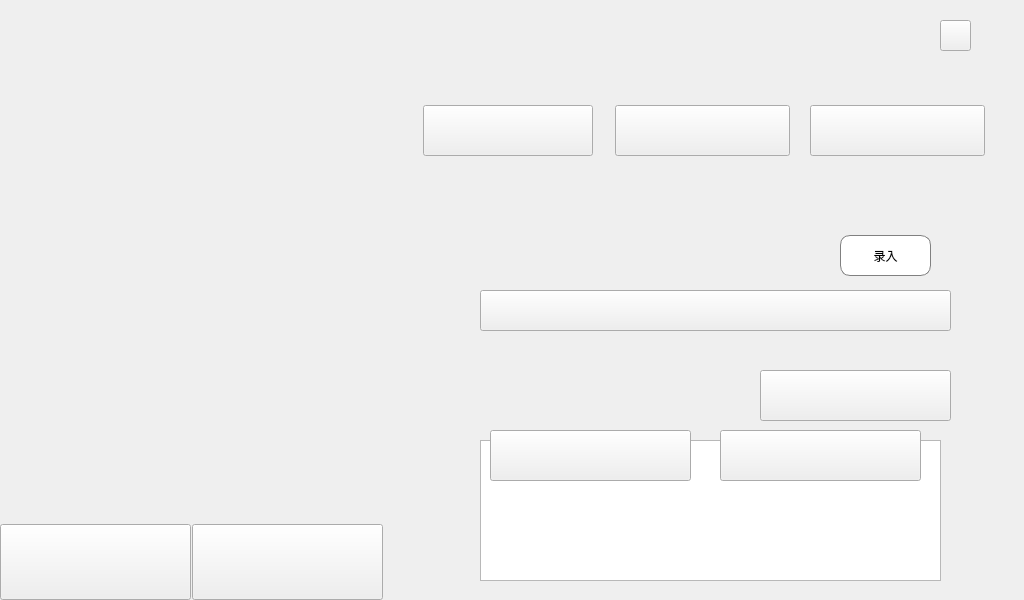
<?xml version="1.0" encoding="UTF-8"?>
<ui version="4.0">
 <class>MainWindow</class>
 <widget class="QMainWindow" name="MainWindow">
  <property name="geometry">
   <rect>
    <x>0</x>
    <y>0</y>
    <width>1024</width>
    <height>600</height>
   </rect>
  </property>
  <property name="windowTitle">
   <string>MainWindow</string>
  </property>
  <widget class="QWidget" name="centralwidget">
   <widget class="QPushButton" name="openBt">
    <property name="geometry">
     <rect>
      <x>0</x>
      <y>524</y>
      <width>191</width>
      <height>76</height>
     </rect>
    </property>
    <property name="styleSheet">
     <string notr="true"/>
    </property>
    <property name="text">
     <string/>
    </property>
   </widget>
   <widget class="QLabel" name="label">
    <property name="geometry">
     <rect>
      <x>0</x>
      <y>140</y>
      <width>383</width>
      <height>384</height>
     </rect>
    </property>
    <property name="styleSheet">
     <string notr="true">background-image: url(:/icon/images/猫眼04_02.jpg);</string>
    </property>
    <property name="text">
     <string/>
    </property>
   </widget>
   <widget class="QPushButton" name="closeBt">
    <property name="geometry">
     <rect>
      <x>192</x>
      <y>524</y>
      <width>191</width>
      <height>76</height>
     </rect>
    </property>
    <property name="styleSheet">
     <string notr="true"/>
    </property>
    <property name="text">
     <string/>
    </property>
   </widget>
   <widget class="QPushButton" name="saveBt">
    <property name="geometry">
     <rect>
      <x>490</x>
      <y>430</y>
      <width>201</width>
      <height>51</height>
     </rect>
    </property>
    <property name="styleSheet">
     <string notr="true"/>
    </property>
    <property name="text">
     <string/>
    </property>
   </widget>
   <widget class="QPushButton" name="recognitionBt">
    <property name="geometry">
     <rect>
      <x>760</x>
      <y>370</y>
      <width>191</width>
      <height>51</height>
     </rect>
    </property>
    <property name="styleSheet">
     <string notr="true"/>
    </property>
    <property name="text">
     <string/>
    </property>
   </widget>
   <widget class="QTextEdit" name="textEdit">
    <property name="geometry">
     <rect>
      <x>480</x>
      <y>440</y>
      <width>461</width>
      <height>141</height>
     </rect>
    </property>
   </widget>
   <widget class="QPushButton" name="pushButton_ewm">
    <property name="geometry">
     <rect>
      <x>423</x>
      <y>105</y>
      <width>170</width>
      <height>51</height>
     </rect>
    </property>
    <property name="styleSheet">
     <string notr="true"/>
    </property>
    <property name="text">
     <string/>
    </property>
   </widget>
   <widget class="QPushButton" name="saveInfoBt">
    <property name="geometry">
     <rect>
      <x>840</x>
      <y>235</y>
      <width>91</width>
      <height>41</height>
     </rect>
    </property>
    <property name="styleSheet">
     <string notr="true">QPushButton#saveInfoBt
{
    color: rgb(0, 0, 0);
	border-color:rgb(241, 236, 237);
    background:rgb(255, 255, 255);
    border:1px solid grey;
    border-radius: 10px;
}
QPushButton#saveInfoBt:hover
{
    border-color:rgb(0, 0, 0);
    background:rgb(220, 220, 220);
}
QPushButton#saveInfoBt:pressed
{
    border-color:rgb(0, 0, 0);
    background:rgb(190, 190, 190);
}
QPushButton#saveInfoBt:disabled
{
    border-color:rgb(167, 164, 170);
    background:rgb(167, 164, 170);
    color: rgb(255,255,255);
}</string>
    </property>
    <property name="text">
     <string>录入</string>
    </property>
   </widget>
   <widget class="QPushButton" name="loginBt">
    <property name="geometry">
     <rect>
      <x>480</x>
      <y>290</y>
      <width>471</width>
      <height>41</height>
     </rect>
    </property>
    <property name="styleSheet">
     <string notr="true"/>
    </property>
    <property name="text">
     <string/>
    </property>
   </widget>
   <widget class="QPushButton" name="exitBt">
    <property name="geometry">
     <rect>
      <x>720</x>
      <y>430</y>
      <width>201</width>
      <height>51</height>
     </rect>
    </property>
    <property name="styleSheet">
     <string notr="true"/>
    </property>
    <property name="text">
     <string/>
    </property>
   </widget>
   <widget class="QPushButton" name="pushButton_autoCheck">
    <property name="geometry">
     <rect>
      <x>810</x>
      <y>105</y>
      <width>175</width>
      <height>51</height>
     </rect>
    </property>
    <property name="styleSheet">
     <string notr="true"/>
    </property>
    <property name="text">
     <string/>
    </property>
   </widget>
   <widget class="QPushButton" name="pushButton_facesave">
    <property name="geometry">
     <rect>
      <x>615</x>
      <y>105</y>
      <width>175</width>
      <height>51</height>
     </rect>
    </property>
    <property name="styleSheet">
     <string notr="true"/>
    </property>
    <property name="text">
     <string/>
    </property>
   </widget>
   <widget class="QLabel" name="label_3">
    <property name="geometry">
     <rect>
      <x>0</x>
      <y>524</y>
      <width>383</width>
      <height>76</height>
     </rect>
    </property>
    <property name="styleSheet">
     <string notr="true">background-image: url(:/icon/images/猫眼04_03.jpg);</string>
    </property>
    <property name="text">
     <string/>
    </property>
   </widget>
   <widget class="QLabel" name="label_background">
    <property name="geometry">
     <rect>
      <x>383</x>
      <y>0</y>
      <width>640</width>
      <height>600</height>
     </rect>
    </property>
    <property name="styleSheet">
     <string notr="true">background-image: url(:/icon/images/猫眼_03.jpg);</string>
    </property>
    <property name="text">
     <string/>
    </property>
   </widget>
   <widget class="QLabel" name="label_ewm">
    <property name="geometry">
     <rect>
      <x>423</x>
      <y>110</y>
      <width>170</width>
      <height>42</height>
     </rect>
    </property>
    <property name="styleSheet">
     <string notr="true">background-image: url(:/icon/images/猫眼_07.png);</string>
    </property>
    <property name="text">
     <string/>
    </property>
   </widget>
   <widget class="QLabel" name="label_2">
    <property name="geometry">
     <rect>
      <x>0</x>
      <y>0</y>
      <width>383</width>
      <height>140</height>
     </rect>
    </property>
    <property name="styleSheet">
     <string notr="true">background-image: url(:/icon/images/猫眼04_01.jpg);</string>
    </property>
    <property name="text">
     <string/>
    </property>
   </widget>
   <widget class="QPushButton" name="quitapp">
    <property name="geometry">
     <rect>
      <x>940</x>
      <y>20</y>
      <width>31</width>
      <height>31</height>
     </rect>
    </property>
    <property name="styleSheet">
     <string notr="true"/>
    </property>
    <property name="text">
     <string/>
    </property>
   </widget>
   <zorder>label_background</zorder>
   <zorder>label</zorder>
   <zorder>recognitionBt</zorder>
   <zorder>textEdit</zorder>
   <zorder>saveInfoBt</zorder>
   <zorder>loginBt</zorder>
   <zorder>exitBt</zorder>
   <zorder>pushButton_autoCheck</zorder>
   <zorder>pushButton_facesave</zorder>
   <zorder>label_3</zorder>
   <zorder>openBt</zorder>
   <zorder>closeBt</zorder>
   <zorder>saveBt</zorder>
   <zorder>label_ewm</zorder>
   <zorder>pushButton_ewm</zorder>
   <zorder>label_2</zorder>
   <zorder>quitapp</zorder>
  </widget>
 </widget>
 <resources/>
 <connections/>
</ui>
